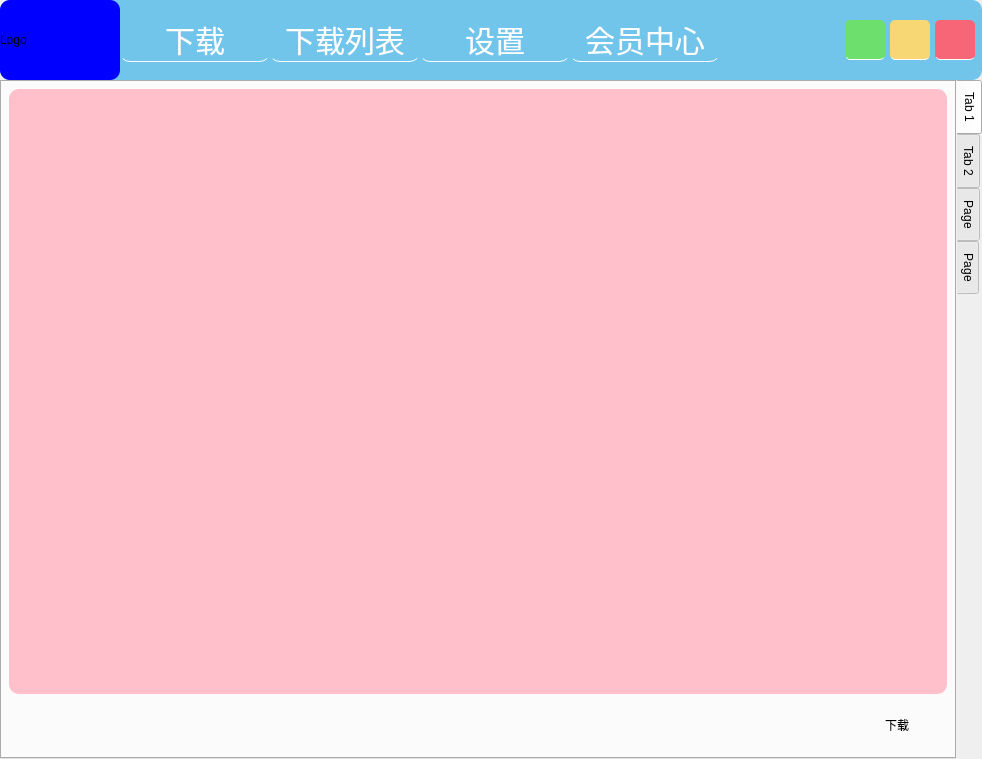
<?xml version="1.0" encoding="UTF-8"?>
<ui version="4.0">
 <class>MainWindow</class>
 <widget class="QMainWindow" name="MainWindow">
  <property name="windowModality">
   <enum>Qt::NonModal</enum>
  </property>
  <property name="enabled">
   <bool>true</bool>
  </property>
  <property name="geometry">
   <rect>
    <x>0</x>
    <y>0</y>
    <width>982</width>
    <height>759</height>
   </rect>
  </property>
  <property name="windowTitle">
   <string>MainWindow</string>
  </property>
  <property name="styleSheet">
   <string notr="true">QWidget{border-top-left-radius:10px;border-top-right-radius:10px; border-bottom-left-radius:10px;border-bottom-right-radius:10px}</string>
  </property>
  <property name="toolButtonStyle">
   <enum>Qt::ToolButtonIconOnly</enum>
  </property>
  <property name="tabShape">
   <enum>QTabWidget::Rounded</enum>
  </property>
  <widget class="QWidget" name="centralwidget">
   <property name="mouseTracking">
    <bool>true</bool>
   </property>
   <property name="styleSheet">
    <string notr="true">QWidget{border-top-left-radius:10px;border-top-right-radius:10px; border-bottom-left-radius:10px;border-bottom-left-radius:10px}</string>
   </property>
   <layout class="QGridLayout" name="gridLayout">
    <property name="leftMargin">
     <number>0</number>
    </property>
    <property name="topMargin">
     <number>0</number>
    </property>
    <property name="rightMargin">
     <number>0</number>
    </property>
    <property name="bottomMargin">
     <number>0</number>
    </property>
    <property name="verticalSpacing">
     <number>0</number>
    </property>
    <item row="0" column="0">
     <layout class="QVBoxLayout" name="verticalLayout" stretch="1,0">
      <property name="sizeConstraint">
       <enum>QLayout::SetDefaultConstraint</enum>
      </property>
      <item>
       <widget class="QWidget" name="top_widget" native="true">
        <property name="minimumSize">
         <size>
          <width>0</width>
          <height>80</height>
         </size>
        </property>
        <property name="maximumSize">
         <size>
          <width>16777215</width>
          <height>80</height>
         </size>
        </property>
        <property name="styleSheet">
         <string notr="true">QWidget{background:#71c5ea;border-top-left-radius:10px;border-top-right-radius:10px;}
QPushButton{border:none;color:white;backgrond:red;font-size:30px;        border-bottom:1px solid white;font-family: &quot;Helvetica Neue&quot;, Helvetica, Arial, sans-serif;}
QPushButton:hover{border-bottom:5px solid #8fdcf1;font-weight:900;color:blue}</string>
        </property>
        <layout class="QHBoxLayout" name="horizontalLayout">
         <property name="spacing">
          <number>0</number>
         </property>
         <property name="leftMargin">
          <number>0</number>
         </property>
         <property name="topMargin">
          <number>0</number>
         </property>
         <property name="rightMargin">
          <number>0</number>
         </property>
         <property name="bottomMargin">
          <number>0</number>
         </property>
         <item>
          <widget class="QLabel" name="logo_lb">
           <property name="minimumSize">
            <size>
             <width>120</width>
             <height>0</height>
            </size>
           </property>
           <property name="maximumSize">
            <size>
             <width>120</width>
             <height>16777215</height>
            </size>
           </property>
           <property name="styleSheet">
            <string notr="true">background:blue</string>
           </property>
           <property name="text">
            <string>Logo</string>
           </property>
          </widget>
         </item>
         <item>
          <layout class="QGridLayout" name="gridLayout_4">
           <item row="0" column="0">
            <widget class="QPushButton" name="top_dnld">
             <property name="minimumSize">
              <size>
               <width>150</width>
               <height>0</height>
              </size>
             </property>
             <property name="maximumSize">
              <size>
               <width>150</width>
               <height>16777215</height>
              </size>
             </property>
             <property name="text">
              <string>下载</string>
             </property>
            </widget>
           </item>
           <item row="0" column="2">
            <widget class="QPushButton" name="top_setting">
             <property name="minimumSize">
              <size>
               <width>150</width>
               <height>0</height>
              </size>
             </property>
             <property name="maximumSize">
              <size>
               <width>150</width>
               <height>16777215</height>
              </size>
             </property>
             <property name="text">
              <string>设置</string>
             </property>
            </widget>
           </item>
           <item row="0" column="1">
            <widget class="QPushButton" name="top_list">
             <property name="minimumSize">
              <size>
               <width>150</width>
               <height>0</height>
              </size>
             </property>
             <property name="maximumSize">
              <size>
               <width>150</width>
               <height>16777215</height>
              </size>
             </property>
             <property name="text">
              <string>下载列表</string>
             </property>
            </widget>
           </item>
           <item row="0" column="3">
            <widget class="QPushButton" name="top_vip">
             <property name="minimumSize">
              <size>
               <width>150</width>
               <height>0</height>
              </size>
             </property>
             <property name="maximumSize">
              <size>
               <width>150</width>
               <height>16777215</height>
              </size>
             </property>
             <property name="text">
              <string>会员中心</string>
             </property>
            </widget>
           </item>
          </layout>
         </item>
         <item>
          <widget class="QLabel" name="label_3">
           <property name="text">
            <string/>
           </property>
          </widget>
         </item>
         <item>
          <layout class="QGridLayout" name="gridLayout_3">
           <property name="leftMargin">
            <number>0</number>
           </property>
           <property name="topMargin">
            <number>0</number>
           </property>
           <property name="rightMargin">
            <number>7</number>
           </property>
           <property name="horizontalSpacing">
            <number>5</number>
           </property>
           <property name="verticalSpacing">
            <number>0</number>
           </property>
           <item row="0" column="3">
            <widget class="QPushButton" name="top_close">
             <property name="minimumSize">
              <size>
               <width>40</width>
               <height>40</height>
              </size>
             </property>
             <property name="maximumSize">
              <size>
               <width>40</width>
               <height>40</height>
              </size>
             </property>
             <property name="styleSheet">
              <string notr="true">QPushButton{background:#F76677;border-radius:5px;}QPushButton:hover{background:red}</string>
             </property>
             <property name="text">
              <string/>
             </property>
            </widget>
           </item>
           <item row="0" column="2">
            <widget class="QPushButton" name="top_max">
             <property name="minimumSize">
              <size>
               <width>40</width>
               <height>40</height>
              </size>
             </property>
             <property name="maximumSize">
              <size>
               <width>40</width>
               <height>40</height>
              </size>
             </property>
             <property name="styleSheet">
              <string notr="true">QPushButton{background:#F7D674;border-radius:5px;}QPushButton:hover{background:yellow;}</string>
             </property>
             <property name="text">
              <string/>
             </property>
            </widget>
           </item>
           <item row="0" column="1">
            <widget class="QPushButton" name="top_min">
             <property name="minimumSize">
              <size>
               <width>40</width>
               <height>40</height>
              </size>
             </property>
             <property name="maximumSize">
              <size>
               <width>40</width>
               <height>40</height>
              </size>
             </property>
             <property name="styleSheet">
              <string notr="true">QPushButton{background:#6DDF6D;border-radius:5px;}QPushButton:hover{background:green}</string>
             </property>
             <property name="text">
              <string/>
             </property>
            </widget>
           </item>
          </layout>
         </item>
        </layout>
       </widget>
      </item>
      <item>
       <widget class="QTabWidget" name="button_widget">
        <property name="minimumSize">
         <size>
          <width>0</width>
          <height>540</height>
         </size>
        </property>
        <property name="styleSheet">
         <string notr="true">QWidget{border-top-left-radius:10px;border-top-right-radius:10px; border-bottom-left-radius:10px;border-bottom-left-radius:10px}</string>
        </property>
        <property name="tabPosition">
         <enum>QTabWidget::East</enum>
        </property>
        <property name="currentIndex">
         <number>0</number>
        </property>
        <widget class="QWidget" name="button_dnld">
         <attribute name="title">
          <string>Tab 1</string>
         </attribute>
         <layout class="QGridLayout" name="gridLayout_2" rowstretch="5,0" columnstretch="5,0">
          <item row="1" column="1">
           <widget class="QPushButton" name="dnld_bt">
            <property name="minimumSize">
             <size>
              <width>100</width>
              <height>50</height>
             </size>
            </property>
            <property name="maximumSize">
             <size>
              <width>100</width>
              <height>16777215</height>
             </size>
            </property>
            <property name="text">
             <string>下载</string>
            </property>
           </widget>
          </item>
          <item row="1" column="0">
           <widget class="QLabel" name="label_4">
            <property name="text">
             <string/>
            </property>
           </widget>
          </item>
          <item row="0" column="0" colspan="2">
           <widget class="QPlainTextEdit" name="textEdit">
            <property name="styleSheet">
             <string notr="true">background:pink</string>
            </property>
           </widget>
          </item>
         </layout>
        </widget>
        <widget class="QWidget" name="button_list">
         <attribute name="title">
          <string>Tab 2</string>
         </attribute>
         <layout class="QVBoxLayout" name="verticalLayout_3">
          <item>
           <widget class="QListWidget" name="listWidget"/>
          </item>
         </layout>
        </widget>
        <widget class="QWidget" name="button_setting">
         <attribute name="title">
          <string>Page</string>
         </attribute>
         <layout class="QGridLayout" name="gridLayout_7">
          <item row="0" column="0">
           <layout class="QHBoxLayout" name="horizontalLayout_2">
            <item>
             <widget class="QLabel" name="label_5">
              <property name="text">
               <string/>
              </property>
             </widget>
            </item>
            <item>
             <layout class="QVBoxLayout" name="verticalLayout_2" stretch="2,1,1">
              <item>
               <widget class="QGroupBox" name="groupBox_8">
                <property name="minimumSize">
                 <size>
                  <width>640</width>
                  <height>240</height>
                 </size>
                </property>
                <property name="maximumSize">
                 <size>
                  <width>16777215</width>
                  <height>240</height>
                 </size>
                </property>
                <property name="title">
                 <string>下载设置</string>
                </property>
                <widget class="QCheckBox" name="mb_ck">
                 <property name="geometry">
                  <rect>
                   <x>60</x>
                   <y>40</y>
                   <width>101</width>
                   <height>19</height>
                  </rect>
                 </property>
                 <property name="text">
                  <string>手机详情图</string>
                 </property>
                </widget>
                <widget class="QCheckBox" name="pc_ck">
                 <property name="geometry">
                  <rect>
                   <x>60</x>
                   <y>80</y>
                   <width>101</width>
                   <height>19</height>
                  </rect>
                 </property>
                 <property name="text">
                  <string>电脑详情图</string>
                 </property>
                </widget>
                <widget class="QCheckBox" name="vd_ck">
                 <property name="geometry">
                  <rect>
                   <x>310</x>
                   <y>80</y>
                   <width>91</width>
                   <height>19</height>
                  </rect>
                 </property>
                 <property name="text">
                  <string>视频</string>
                 </property>
                </widget>
                <widget class="QLabel" name="label_13">
                 <property name="geometry">
                  <rect>
                   <x>40</x>
                   <y>150</y>
                   <width>72</width>
                   <height>15</height>
                  </rect>
                 </property>
                 <property name="text">
                  <string>保存位置</string>
                 </property>
                </widget>
                <widget class="QLineEdit" name="file_edit">
                 <property name="geometry">
                  <rect>
                   <x>140</x>
                   <y>150</y>
                   <width>281</width>
                   <height>21</height>
                  </rect>
                 </property>
                </widget>
                <widget class="QPushButton" name="file_bt">
                 <property name="geometry">
                  <rect>
                   <x>460</x>
                   <y>150</y>
                   <width>93</width>
                   <height>28</height>
                  </rect>
                 </property>
                 <property name="text">
                  <string>打开</string>
                 </property>
                </widget>
                <widget class="QCheckBox" name="cl_ck">
                 <property name="geometry">
                  <rect>
                   <x>310</x>
                   <y>40</y>
                   <width>121</width>
                   <height>19</height>
                  </rect>
                 </property>
                 <property name="text">
                  <string>颜色及分类图</string>
                 </property>
                </widget>
               </widget>
              </item>
              <item>
               <widget class="QGroupBox" name="groupBox_7">
                <property name="minimumSize">
                 <size>
                  <width>600</width>
                  <height>150</height>
                 </size>
                </property>
                <property name="maximumSize">
                 <size>
                  <width>16777215</width>
                  <height>150</height>
                 </size>
                </property>
                <property name="title">
                 <string>代理设置</string>
                </property>
                <widget class="QLabel" name="label_11">
                 <property name="geometry">
                  <rect>
                   <x>30</x>
                   <y>70</y>
                   <width>72</width>
                   <height>15</height>
                  </rect>
                 </property>
                 <property name="text">
                  <string>地址</string>
                 </property>
                </widget>
                <widget class="QLabel" name="label_12">
                 <property name="geometry">
                  <rect>
                   <x>360</x>
                   <y>80</y>
                   <width>72</width>
                   <height>15</height>
                  </rect>
                 </property>
                 <property name="text">
                  <string>端口</string>
                 </property>
                </widget>
                <widget class="QLineEdit" name="ip_edit">
                 <property name="geometry">
                  <rect>
                   <x>90</x>
                   <y>70</y>
                   <width>113</width>
                   <height>21</height>
                  </rect>
                 </property>
                </widget>
                <widget class="QLineEdit" name="port_edit">
                 <property name="geometry">
                  <rect>
                   <x>410</x>
                   <y>80</y>
                   <width>113</width>
                   <height>21</height>
                  </rect>
                 </property>
                </widget>
               </widget>
              </item>
              <item>
               <widget class="QGroupBox" name="groupBox_9">
                <property name="minimumSize">
                 <size>
                  <width>150</width>
                  <height>150</height>
                 </size>
                </property>
                <property name="maximumSize">
                 <size>
                  <width>16777215</width>
                  <height>150</height>
                 </size>
                </property>
                <property name="title">
                 <string>下载更新</string>
                </property>
                <widget class="QPushButton" name="update_bt">
                 <property name="geometry">
                  <rect>
                   <x>30</x>
                   <y>40</y>
                   <width>93</width>
                   <height>28</height>
                  </rect>
                 </property>
                 <property name="text">
                  <string>下载更新</string>
                 </property>
                </widget>
               </widget>
              </item>
             </layout>
            </item>
            <item>
             <widget class="QLabel" name="label_6">
              <property name="text">
               <string/>
              </property>
             </widget>
            </item>
           </layout>
          </item>
         </layout>
        </widget>
        <widget class="QWidget" name="button_vip">
         <attribute name="title">
          <string>Page</string>
         </attribute>
        </widget>
       </widget>
      </item>
     </layout>
    </item>
   </layout>
  </widget>
 </widget>
 <resources/>
 <connections/>
</ui>
